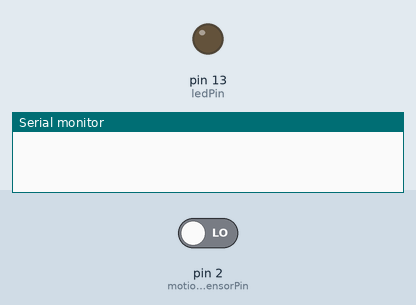
Simulated run of this sketch. Board: Arduino Uno, built with avr-gcc and run on an emulated ATmega328P. Shown: output pins drawn as LEDs (lit = HIGH), the last lines printed to the serial monitor. The test bench sets the inputs (shaded band); at power-on: pin 2 (motionSensorPin) LOW.

Above: at 1.2 s.
1.3 s: pin 2 (motionSensorPin) driven HIGH
At 1.9 s:
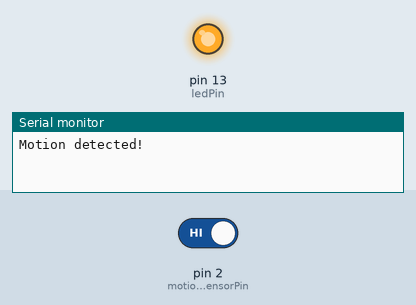
Timing chart, 0 to 4.3 s (numbered marks = the images above; inputs shaded):
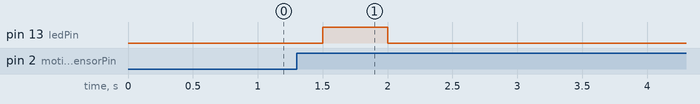

Measured:
- after the input at 1.3 s, pin 13 (ledPin): LOW → HIGH after 0.20 s, → LOW 0.50 s later

The sketch:

TASK1.2P.ino
```cpp
// Define pin constants
const int motionSensorPin = 2; // Pin connected to the motion sensor output
const int ledPin = 13;         // Built-in LED on the Arduino board

// Variable to store the motion status
volatile bool motionDetected = false;

void setup() {
  // Initialize the serial communication
  Serial.begin(9600);

  // Set the LED pin as output
  pinMode(ledPin, OUTPUT);

  // Attach interrupt to the motion sensor pin
  attachInterrupt(digitalPinToInterrupt(motionSensorPin), motionISR, RISING);
}

void loop() {
  // Check if motion is detected
  if (motionDetected) {
    // Print the motion status to the Serial Monitor
    Serial.println("Motion detected!");

    // Turn on the LED
    digitalWrite(ledPin, HIGH);

    // Reset the motionDetected flag
    motionDetected = false;
  } else {
    // Turn off the LED if no motion is detected
    digitalWrite(ledPin, LOW);
  }

  // Optional: Add a small delay
  delay(500);
}

// Interrupt Service Routine (ISR) for motion detection
void motionISR() {
  motionDetected = true;
}
```
